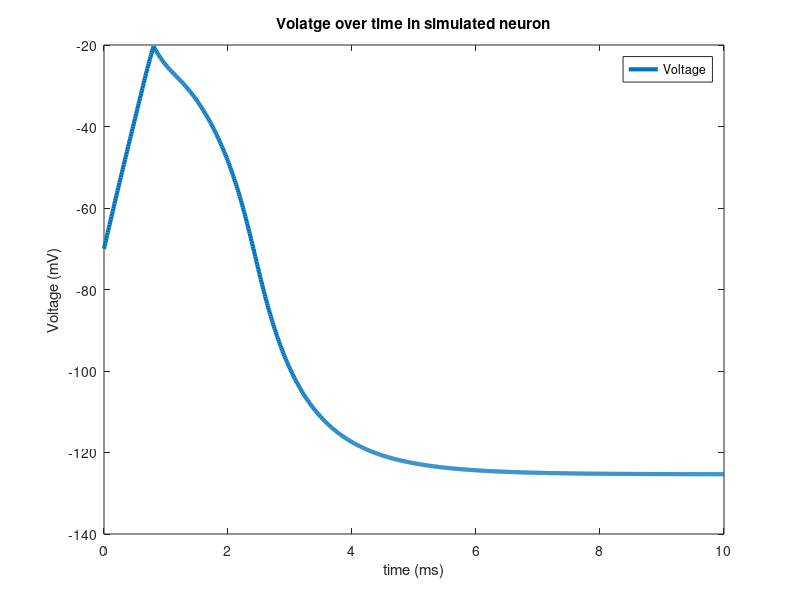
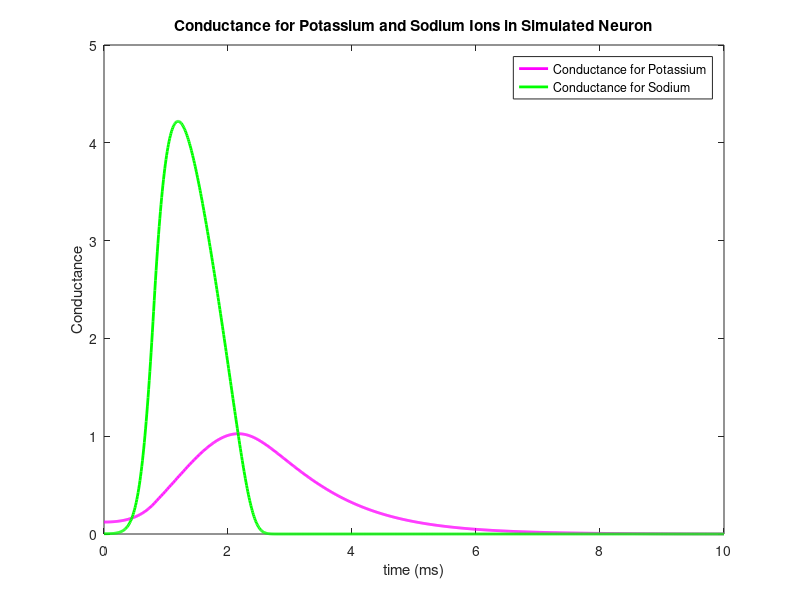

Reproduce these figures in MATLAB, in order.
%===============================  NERVE ACTION POTENTIAL SIMULATION ========================================
% A Quantitative Description of  Membrane Current and its Application to Conduction and Excitation in Nerve
%Hodgkin Huxley Model (Nobel Prize 1963)
% Simulation of Hodgkin Huxley Model
% Assumption: I am not taking into account Leakage Current
% ALIARSHAD KOTHAWALA
% IIT-MADRAS,INDIA
%============================================================================================================
close all;clear all;clc;
%============================================================================================================
%                                         Given Parameters for simulation
%============================================================================================================
E_rest=-68;
E_K=-74.7;
E_Na=54.2;
C=1;
G_K=12;
G_Na=30;
n_init=0.3;
m_init=0.065;
h_init=0.6;
%==========================================================================================================
%                                          Determining the Initial values
%                                             Set the initial states
%===========================================================================================================
V =0; % baseline voltage
alpha_n=0.01*(10-V)/(exp((10-V)/10)-1);
beta_n=0.125*exp(-V/80);
alpha_m=0.1*(25-V)/(exp((25-V)/10)-1);
beta_m=4*exp(-V/18);
alpha_h=0.07*exp(-V/20);
beta_h=1/(exp((30-V)/10)+1);
n(1)=alpha_n/(alpha_n+beta_n);
m(1)=alpha_m/(alpha_m+beta_m);
h(1)=alpha_h/(alpha_h+beta_h);
%=========================================================================================================
%                                  Defining the time vector for simulation
%===========================================================================================================
Total_time=10;  %10 ms
deltaT=0.01;
t=0:deltaT:Total_time;
%============================================================================================================
%                                               Defining the Current
%===============================================================================================================
I=zeros(1,numel(t));
I(1,1:80)=75; % % micro amp current

%===========================================================================================================
%                            Computing coefficients, currents, and derivates at each time step
%===========================================================================================================
for i=1:numel(t)-1

    %---calculate the coefficients---%

    %Equations here are same as above, just calculating at each time step
    alpha_n(i) = .01 * ( (10-V(i)) / (exp((10-V(i))/10)-1) );
    beta_n(i) = .125*exp(-V(i)/80);
    alpha_m(i) = .1*( (25-V(i)) / (exp((25-V(i))/10)-1) );
    beta_m(i) = 4*exp(-V(i)/18);
    alpha_h(i) = .07*exp(-V(i)/20);
    beta_h(i) = 1/(exp((30-V(i))/10)+1);


    %---calculate the currents---%

    I_Na = (m(i)^3) *G_Na * h(i) * (V(i)-E_Na); %Equations 3 and 14
    I_K = (n(i)^4) * G_K * (V(i)-E_K); %Equations 4 and 6
    I_ion = I(i) - I_K - I_Na ;

    %---calculate the derivatives using Euler first order approximation---%
    V(i+1) = V(i) + deltaT*I_ion/C;
    n(i+1) = n(i) + deltaT*(alpha_n(i) *(1-n(i)) - beta_n(i) * n(i)); %Equation 7
    m(i+1) = m(i) + deltaT*(alpha_m(i) *(1-m(i)) - beta_m(i) * m(i)); %Equation 15
    h(i+1) = h(i) + deltaT*(alpha_h(i) *(1-h(i)) - beta_h(i) * h(i)); %Equation 16

end

V = V-70; %Set resting potential to -70mv


%============================================================================================================
                                                 % Plot the Voltage
%============================================================================================================
plot(t,V,'LineWidth',3)
hold on
legend({'Voltage'})
ylabel('Voltage (mV)')
xlabel('time (ms)')
title('Volatge over time in simulated neuron');
%============================================================================================================
                                                 %Plot the Conductance
%============================================================================================================
figure
p1 = plot(t,G_K*n.^4,'m','LineWidth',2);
hold on
p2 = plot(t,G_Na*(m.^3).*h,'g','LineWidth',2);
legend([p1, p2], 'Conductance for Potassium', 'Conductance for Sodium')
ylabel('Conductance')
xlabel('time (ms)')
title('Conductance for Potassium and Sodium Ions in Simulated Neuron')

%% A partir desse ponto, modificado por italo fernandes
t2 = 0:deltaT:(Total_time*40 - deltaT);
V1000 = V(1:1000);
V250 = V(1:250);
V333 = V(1:333);
V500 = V(1:500);
V750 = V(1:750);

%% Meu sinal de simulação
V_final = [V1000 V250 V1000 V250 V333 V250 V750 V1000 V1000 V250 V250 V250 V1000 V333 V1000  ...
    V250 V333 V500 V1000 V500];

t_final = 0:deltaT:(deltaT * (length(V_final) - 1));

%% 500ms de Vfinal
V_final_500ms = [V_final V_final V_final];
t_final_500ms = 0:deltaT:(deltaT * (length(V_final_500ms) - 1));

%% output
V_out = V_final_500ms / 1000;
t_out = t_final_500ms / 1000;
V_out = V_out';
t_out = t_out';
V_out = V_out + 0.070;
proteus_input = [t_out, V_out];